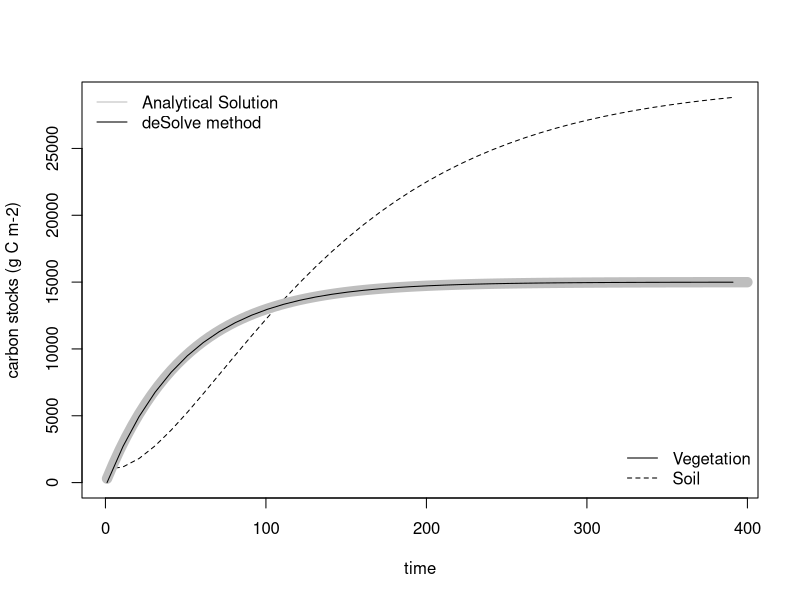

Source code (R):
## ---- chunk 1

#HERE IS OUR MODEL
simple_forest_model <- function(t, states, parms){
  
  #"UNPACK" STATES TO THE ACTUAL NAMES
  VEG <- states[1]
  SOIL <- states[2]

  #"UNPACK" parms TO THE ACTUAL NAMES
  npp <- parms[1]
  mortalityRate <- parms[2]
  krate <- parms[3]

  #WRITE FLUX EQUATIONS HERE
  VegGrowth <- npp 
  VegMortality <- VEG * mortalityRate
  SoilDecomposition <- SOIL * krate

  #WRITE DERIVATIVES HERE
  dVEG_dt <- VegGrowth - VegMortality
  dSOIL_dt <- VegMortality - SoilDecomposition

  #RETURN A LIST OF THE DERIVATIVES
  return(list(c(dVEG_dt = dVEG_dt, 
                dSOIL_dt = dSOIL_dt),
              c(VegGrowth = VegGrowth, 
                VegMortality = VegMortality, 
                SoilDecomposition = SoilDecomposition)))
}

#PARAMETERS
parms <- c(
  300,  #npp, g C m-2 yr-1
  0.02, #mortalityRate, yr-1
  0.01) # krate, yr-1

#INITIAL STATES (THE MODEL STARTING POINT)
yini <- c(
  veg = 1, #VEG, g C m-2
  soil = 1000) #SOIL, g C m-2

simulation_time <- 400 #YEARS
dt <- 10
times <- seq(1, simulation_time, by = dt)

#THIS IS WHERE THE MODEL IS RUN.  MAKE SURE THE FUNCTION ("func") 
#MATCHES YOUR FUNCTION NAME ABOVE
#"out" IS MODEL STATES AT EACH TIME STEP IN "times"
if (!"deSolve" %in% installed.packages()) install.packages("deSolve")
library(deSolve)

output <- ode(y = yini, 
              times = times, 
              func = simple_forest_model, 
              parms = parms, 
              method = "ode45")

#-------------------------------------------------
#Actual solution (analytical solution)

#note: x is time
solved_vegetation_model <- function(x, npp, mortalityRate){
  t <- x
  c <- (1 - (npp / mortalityRate))
  B <- (npp / mortalityRate) + c * exp(-mortalityRate * t)
}

#This is from the model
ylim <- range(c(output[, 2],output[, 3]))
plot(output[, 1], output[, 2], type = "l", col = "black", lty = "solid", 
     ylim = ylim, xlab = "time", ylab = "carbon stocks (g C m-2)")
points(output[, 1], output[, 3], type= "l", col = "black", lty = "dashed")
legend("bottomright", c("Vegetation", "Soil"), lty = c("solid", "dashed"),
       col = c("black", "black"), bty = "n")

#This adds the analytical solution
curve(solved_vegetation_model(x, npp = 300, mortalityRate = 0.02), 
      from = 1,to = 400, ylim = c(0, 50000), xlab = "time", 
      ylab = "vegetation biomass", col = "gray", lwd = 10, add = TRUE)
points(output[, 1] ,output[, 2], type = "l", col = "black")
legend("topleft", legend = c("Analytical Solution", "deSolve method"), 
       col = c("gray", "black"), lty = c(1, 1), bty = "n")
